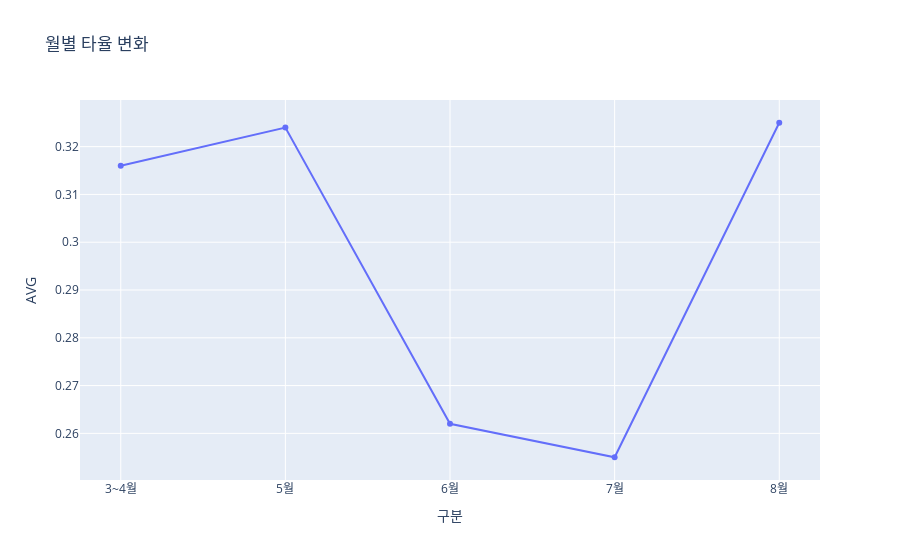
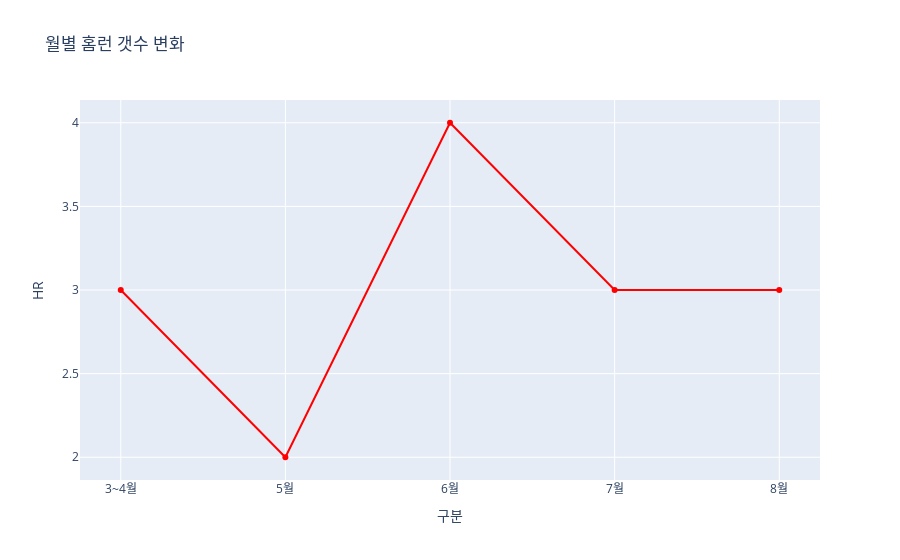

The code cell stored with these charts, in order, in its notebook:
### Code cell
# 월별 타율 변화와 홈런의 갯수 변화 확인
fig = px.line(최형우_경기별기록_월별, 
              x=최형우_경기별기록_월별['구분'], 
              y=최형우_경기별기록_월별['AVG'],               
              title='월별 타율 변화',
              labels={'타율': '타율'})
fig.update_traces(mode='markers+lines')
fig.show()

fig = px.line(최형우_경기별기록_월별, 
              x=최형우_경기별기록_월별['구분'], 
              y=최형우_경기별기록_월별['HR'], 
              title='월별 홈런 갯수 변화',
              labels={'홈런': '홈런'})
fig.update_traces(mode='markers+lines', line_color='red')
fig.show()

### Figure 1 — Plotly figure (JSON) as saved in the notebook; plotly's stock layout.template omitted (floating-point values rounded to 4 significant figures)
{"data": [{"hovertemplate": "구분=%{x}<br>AVG=%{y}<extra></extra>", "legendgroup": "", "line": {"color": "#636efa", "dash": "solid"}, "marker": {"symbol": "circle"}, "mode": "markers+lines", "name": "", "orientation": "v", "showlegend": false, "type": "scatter", "x": ["3~4월", "5월", "6월", "7월", "8월"], "xaxis": "x", "y": [0.316, 0.324, 0.262, 0.255, 0.325], "yaxis": "y"}], "layout": {"legend": {"tracegroupgap": 0}, "title": {"text": "월별 타율 변화"}, "xaxis": {"anchor": "y", "domain": [0, 1], "title": {"text": "구분"}}, "yaxis": {"anchor": "x", "domain": [0, 1], "title": {"text": "AVG"}}}}

### Figure 2 — Plotly figure (JSON) as saved in the notebook; plotly's stock layout.template omitted (floating-point values rounded to 4 significant figures)
{"data": [{"hovertemplate": "구분=%{x}<br>HR=%{y}<extra></extra>", "legendgroup": "", "line": {"color": "red", "dash": "solid"}, "marker": {"symbol": "circle"}, "mode": "markers+lines", "name": "", "orientation": "v", "showlegend": false, "type": "scatter", "x": ["3~4월", "5월", "6월", "7월", "8월"], "xaxis": "x", "y": [3, 2, 4, 3, 3], "yaxis": "y"}], "layout": {"legend": {"tracegroupgap": 0}, "title": {"text": "월별 홈런 갯수 변화"}, "xaxis": {"anchor": "y", "domain": [0, 1], "title": {"text": "구분"}}, "yaxis": {"anchor": "x", "domain": [0, 1], "title": {"text": "HR"}}}}
